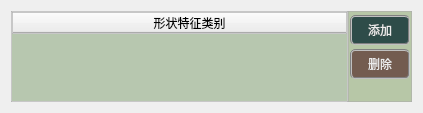
       <widget class="QWidget" name="horizontalLayoutWidget_3">
        <property name="geometry">
         <rect>
          <x>2</x>
          <y>296</y>
          <width>423</width>
          <height>113</height>
         </rect>
        </property>
        <layout class="QHBoxLayout" name="horizontalLayout_3">
         <property name="spacing">
          <number>0</number>
         </property>
         <item>
          <widget class="QFrame" name="frame_3">
           <property name="styleSheet">
            <string notr="true">border: 1px solid;
border-color: rgba(173, 173, 173, 155);</string>
           </property>
           <property name="frameShape">
            <enum>QFrame::StyledPanel</enum>
           </property>
           <property name="frameShadow">
            <enum>QFrame::Raised</enum>
           </property>
           <layout class="QVBoxLayout" name="verticalLayout_3">
            <property name="spacing">
             <number>0</number>
            </property>
            <property name="leftMargin">
             <number>0</number>
            </property>
            <property name="topMargin">
             <number>0</number>
            </property>
            <property name="rightMargin">
             <number>0</number>
            </property>
            <property name="bottomMargin">
             <number>0</number>
            </property>
            <item>
             <widget class="QTableWidget" name="tableWidgetType">
              <property name="font">
               <font>
                <family>微软雅黑</family>
               </font>
              </property>
              <property name="styleSheet">
               <string notr="true">QTableWidget          
{
    background-color: #b7c7af; 
    border:none;
    gridline-color: rgba(20, 25, 155,50);
    color: rgba(20, 20, 20,200);
}
QTableWidget::item::selected
{   
    background-color: rgba(180, 180, 215,255); 
}
QScrollBar:vertical{ 
		background:#FFFFF2;
		padding-top:20px;
		padding-bottom:20px;
		padding-left:2px;
		padding-right:2px;
		border-left:1px solid #d7d7d7;}
QScrollBar::handle:vertical{
		background:#dbdbdb;
		border-radius:6px;
		min-height:20px;}
QScrollBar::handle:vertical:hover{
		background:#d0d0d0;}
QScrollBar::add-line:vertical{
		background:url(:/resource/down.png) center no-repeat;}
QScrollBar::sub-line:vertical{
		background:url(:/resource/up.png) center no-repeat;}
QScrollBar:horizontal{ 
		background:#FFFFF2;
		padding-top:20px;
		padding-bottom:20px;
		padding-left:2px;
		padding-right:2px;
		border-left:1px solid #d7d7d7;}
QScrollBar::handle:horizontal{
		background:#dbdbdb;
		border-radius:6px;
		min-height:20px;}
QScrollBar::handle:horizontal:hover{
		background:#d0d0d0;}
QScrollBar::add-line:horizontal{
		background:url(:/resource/right.png) center no-repeat;}
QScrollBar::sub-line:horizontal{
		background:url(:/resource/left.png) center no-repeat;}</string>
              </property>
              <property name="verticalScrollBarPolicy">
               <enum>Qt::ScrollBarAsNeeded</enum>
              </property>
              <property name="horizontalScrollBarPolicy">
               <enum>Qt::ScrollBarAsNeeded</enum>
              </property>
              <property name="gridStyle">
               <enum>Qt::DashLine</enum>
              </property>
              <attribute name="horizontalHeaderMinimumSectionSize">
               <number>29</number>
              </attribute>
              <attribute name="horizontalHeaderDefaultSectionSize">
               <number>353</number>
              </attribute>
              <attribute name="verticalHeaderDefaultSectionSize">
               <number>30</number>
              </attribute>
              <column>
               <property name="text">
                <string>形状特征类别</string>
               </property>
               <property name="font">
                <font>
                 <family>微软雅黑</family>
                 <pointsize>9</pointsize>
                </font>
               </property>
              </column>
             </widget>
            </item>
           </layout>
          </widget>
         </item>
         <item>
          <widget class="QFrame" name="frame_4">
           <property name="styleSheet">
            <string notr="true">border: 1px solid;
border-color: rgba(173, 173, 173, 155);
background-color: #b7c7a7;</string>
           </property>
           <property name="frameShape">
            <enum>QFrame::StyledPanel</enum>
           </property>
           <property name="frameShadow">
            <enum>QFrame::Raised</enum>
           </property>
           <layout class="QVBoxLayout" name="verticalLayout_4">
            <property name="spacing">
             <number>3</number>
            </property>
            <property name="leftMargin">
             <number>1</number>
            </property>
            <property name="topMargin">
             <number>2</number>
            </property>
            <property name="rightMargin">
             <number>1</number>
            </property>
            <property name="bottomMargin">
             <number>1</number>
            </property>
            <item>
             <widget class="QPushButton" name="btnAddType">
              <property name="sizePolicy">
               <sizepolicy hsizetype="Fixed" vsizetype="Fixed">
                <horstretch>0</horstretch>
                <verstretch>0</verstretch>
               </sizepolicy>
              </property>
              <property name="minimumSize">
               <size>
                <width>60</width>
                <height>30</height>
               </size>
              </property>
              <property name="font">
               <font>
                <family>微软雅黑</family>
                <pointsize>9</pointsize>
               </font>
              </property>
              <property name="styleSheet">
               <string notr="true">QWidget{ background-color: rgba(9, 42, 47, 200);}
QWidget{ color: rgb(235, 235, 235);}
QWidget{ border: 2px groove gray;border-radius: 5px;padding: 2px 4px;}
QPushButton:hover{ background-color: rgb(9, 62, 52);}
QPushButton:pressed{background-color: rgb(9, 82, 72);}</string>
              </property>
              <property name="text">
               <string>添加</string>
              </property>
             </widget>
            </item>
            <item>
             <widget class="QPushButton" name="btnDeleteType">
              <property name="sizePolicy">
               <sizepolicy hsizetype="Fixed" vsizetype="Fixed">
                <horstretch>0</horstretch>
                <verstretch>0</verstretch>
               </sizepolicy>
              </property>
              <property name="minimumSize">
               <size>
                <width>60</width>
                <height>30</height>
               </size>
              </property>
              <property name="font">
               <font>
                <family>微软雅黑</family>
                <pointsize>9</pointsize>
               </font>
              </property>
              <property name="styleSheet">
               <string notr="true">QWidget{ background-color: rgba(97, 63, 56, 200);}
QWidget{ color: rgb(235, 235, 235);}
QWidget{ border: 2px groove gray;border-radius: 5px;padding: 2px 4px;}
QPushButton:hover{ background-color: rgb(97, 83, 76);}
QPushButton:pressed{background-color: rgb(117, 83, 96);}</string>
              </property>
              <property name="text">
               <string>删除</string>
              </property>
             </widget>
            </item>
            <item>
             <spacer name="verticalSpacer_3">
              <property name="orientation">
               <enum>Qt::Vertical</enum>
              </property>
              <property name="sizeType">
               <enum>QSizePolicy::Fixed</enum>
              </property>
              <property name="sizeHint" stdset="0">
               <size>
                <width>20</width>
                <height>20</height>
               </size>
              </property>
             </spacer>
            </item>
           </layout>
          </widget>
         </item>
        </layout>
       </widget>
